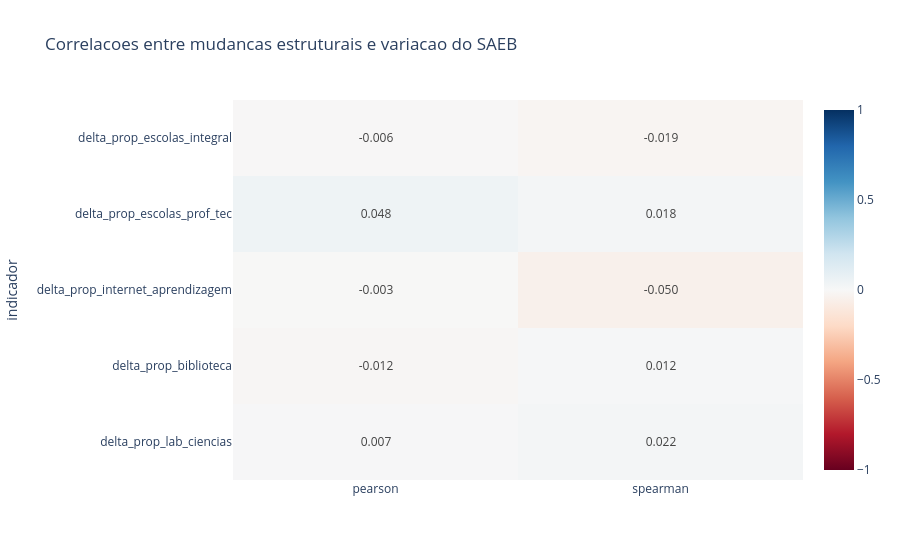

Source (notebook cell):
### Markdown cell above
## 3. Estrutura das escolas regulares de EM

Cada indicador representa a mudanca na proporcao de escolas de EM do municipio que possui a caracteristica entre 2019 e 2023.

### Code cell
m2 = data["m2"].copy()
structural = [
    "delta_prop_escolas_integral", "delta_prop_escolas_prof_tec",
    "delta_prop_internet_aprendizagem", "delta_prop_biblioteca", "delta_prop_lab_ciencias",
]
corr_m2 = correlation_table(m2, "delta_saeb_2019_2023", structural)
display(corr_m2.sort_values("spearman", key=abs, ascending=False))

heat = corr_m2.set_index("indicador")[["pearson", "spearman"]]
fig = px.imshow(
    heat, text_auto=".3f", aspect="auto", color_continuous_scale="RdBu", zmin=-1, zmax=1,
    title="Correlacoes entre mudancas estruturais e variacao do SAEB",
)
fig.show()

### Figure 1 — Plotly figure (JSON) as saved in the notebook; plotly's stock layout.template omitted (floating-point values rounded to 4 significant figures)
{"data": [{"coloraxis": "coloraxis", "hovertemplate": "x: %{x}<br>indicador: %{y}<br>color: %{z}<extra></extra>", "name": "0", "texttemplate": "%{z:.3f}", "type": "heatmap", "x": ["pearson", "spearman"], "xaxis": "x", "y": ["delta_prop_escolas_integral", "delta_prop_escolas_prof_tec", "delta_prop_internet_aprendizagem", "delta_prop_biblioteca", "delta_prop_lab_ciencias"], "yaxis": "y", "z": [[-0.005578, -0.0193], [0.04809, 0.01846], [-0.0031, -0.04996], [-0.0119, 0.01182], [0.007346, 0.02213]]}], "layout": {"coloraxis": {"cmax": 1, "cmin": -1, "colorscale": [[0, "rgb(103,0,31)"], [0.1, "rgb(178,24,43)"], [0.2, "rgb(214,96,77)"], [0.3, "rgb(244,165,130)"], [0.4, "rgb(253,219,199)"], [0.5, "rgb(247,247,247)"], [0.6, "rgb(209,229,240)"], [0.7, "rgb(146,197,222)"], [0.8, "rgb(67,147,195)"], [0.9, "rgb(33,102,172)"], [1, "rgb(5,48,97)"]]}, "title": {"text": "Correlacoes entre mudancas estruturais e variacao do SAEB"}, "xaxis": {"anchor": "y", "domain": [0, 1]}, "yaxis": {"anchor": "x", "autorange": "reversed", "domain": [0, 1], "title": {"text": "indicador"}}}}
